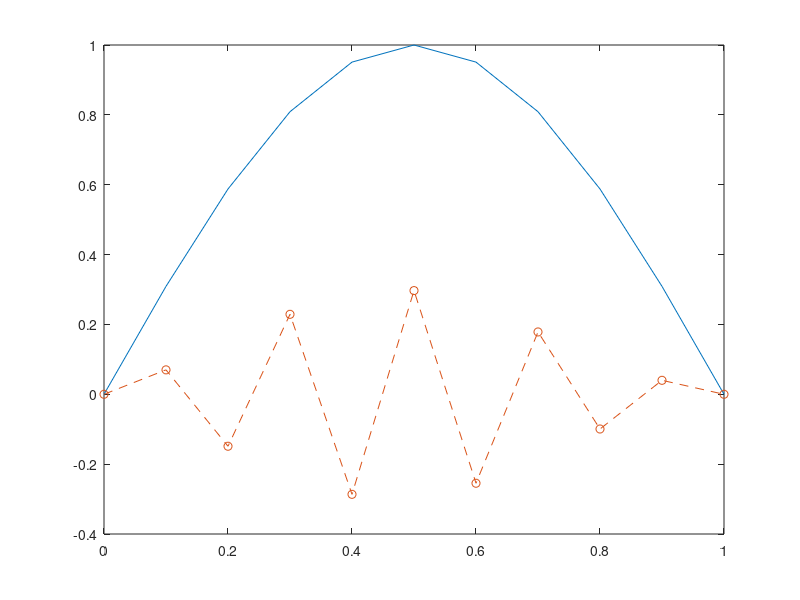
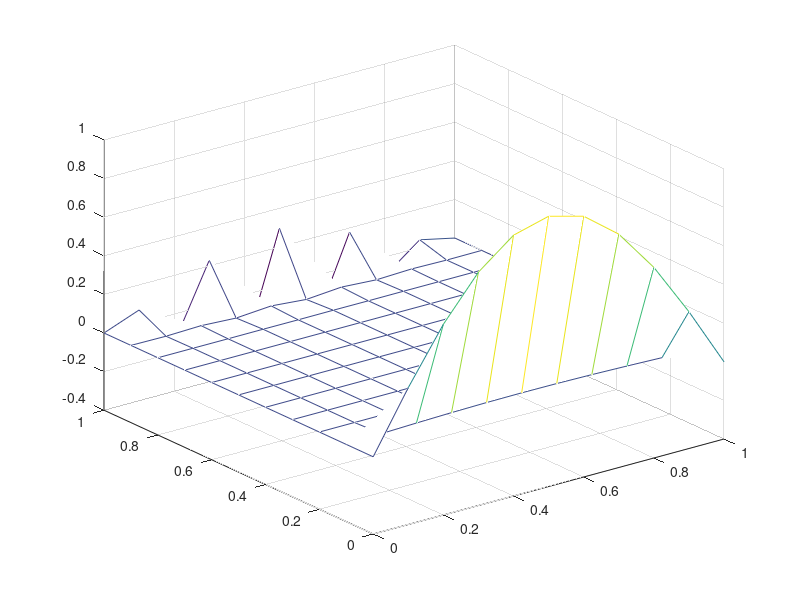

Write the MATLAB code that produced these figures, in order.
%%%%%%%%%%%%%%%%%%%%%%%%%%%%%%%%%%%%%%%%%%%%%%%%%%%%%%%%%%%%%%%%%%%%%%%%
%%% COMS 7300 Project2_2                                             %%%
%%% Yiting Wang                                                      %%%
%%% Target:                                                          %%%
%%%       Use the matrix method to calculate                         %%%
%%%       the value of partial equation.                             %%%
%%%%%%%%%%%%%%%%%%%%%%%%%%%%%%%%%%%%%%%%%%%%%%%%%%%%%%%%%%%%%%%%%%%%%%%%

clear;
clc;

% Initialization
T = 1;
a = 1;
theta = 0;
dt = 0.1;
dx = 0.1;
k = 1;
r = k * dt / dx / dx;

% Spatial points
x = 0:dx:a;
% Temporal points
t = 0:dt:T;

N = length(x);
M = length(t);

U = zeros(N, M);

U(:,1) = sin(pi*x'/a);

A1 = zeros(N - 2);
A2 = zeros(N - 2);

% A1 defination
A1(1,1) = 1 + 2 * r * theta;
A1(1,2) = - r * theta;
for i = 2:N-3
    A1(i,i-1) = -r*theta;
    A1(i,i) = 1 + 2*r*theta;
    A1(i,i+1) = -r*theta;
end
A1(N-2,N-3) = -r*theta;
A1(N-2,N-2) = 1 + 2*r*theta;

% A2 defination
A2(1,1) = 1 - 2*r*(1-theta);
A2(1,2) = r * (1-theta);
for i = 2:N-3
    A2(i,i-1) = r*(1-theta);
    A2(i,i) = 1 - 2*r*(1-theta);
    A2(i,i+1) = r*(1-theta);
end
A2(N-2,N-3) = r*(1-theta);
A2(N-2,N-2) = 1 - 2*r*(1-theta);

% Loop through time
for j = 2:M
    U(2:N-1,j) = A1\(A2*U(2:N-1,j-1));
end

plot(x',U(:,1));
hold on
plot(x',U(:,end),'--o');

figure(2)
[T,X] = meshgrid(x,t);
mesh(T,X,U');